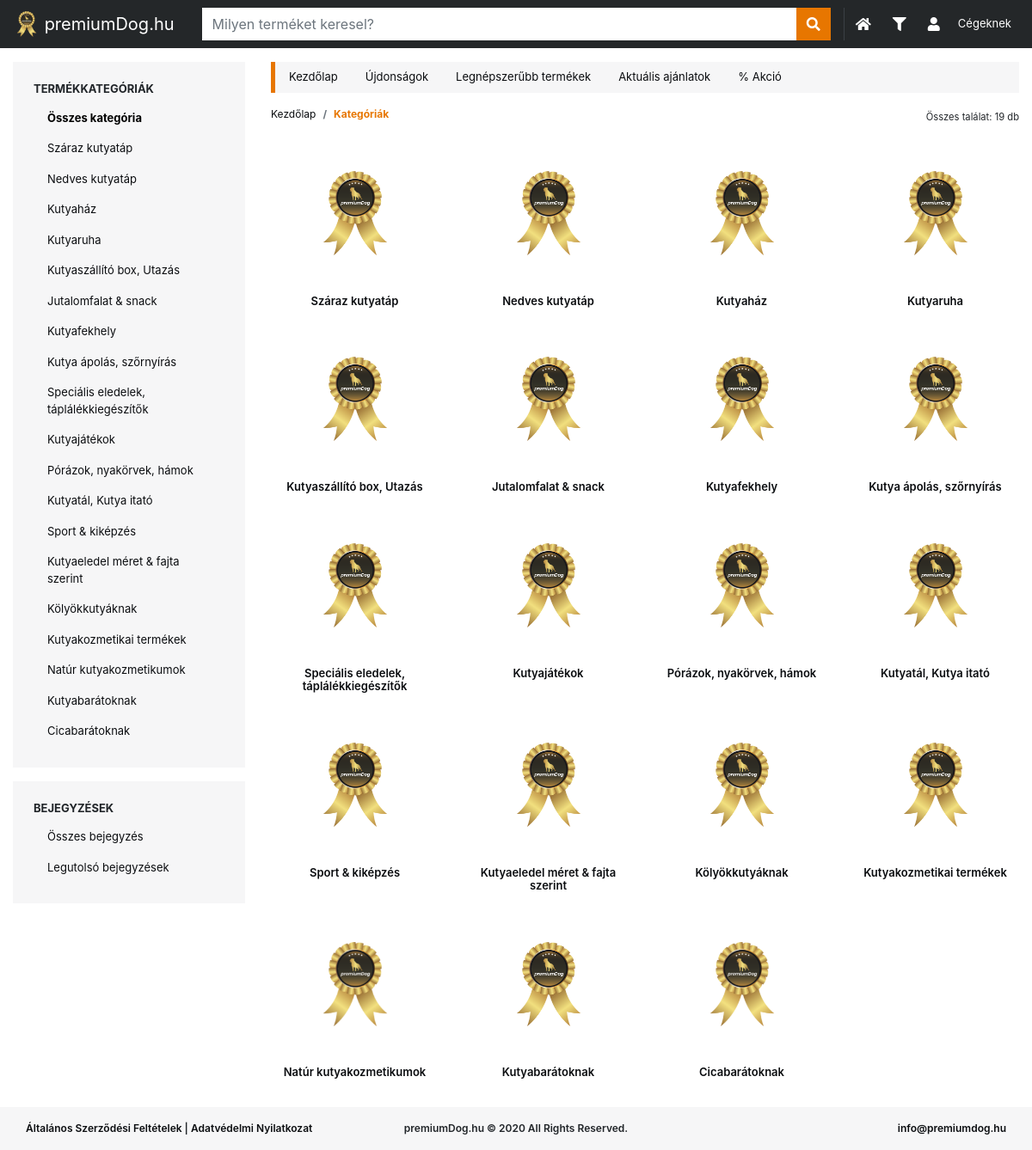
The page /category/ on the database its author committed.
### shop/models.py (models this page shows, shortened)
class Category(models.Model):
    name = models.CharField(max_length=200, db_index=True)
    slug = models.SlugField(max_length=200, db_index=True,unique=True)
    category_order = models.IntegerField(null=True, blank=True, unique=True)
    category_image = models.ImageField(default='', blank=True, null=True)
    category_banner_link = models.CharField(max_length=254, blank=True, default='', null=True)
    category_banner_img = models.ImageField(null=True, blank=True, default='')
    def get_absolute_url(self):
        return reverse('shop:product_list_by_category', args=[self.slug])

### shop/views.py (the view)
# urls.py: path('category/', views.category_list, name='category_list'),
def category_list(request):
    category_list = Category.objects.all().order_by('category_order')
    return render(request, 'product/list_of_category.html', {'category_list':category_list})

### shop/templates/product/list_of_category.html (shortened to what this page needs)
{% extends "../base.html" %}
{% load static %}
{% block content %}
<aside class="col-lg-3 blog-sidebar order-1 order-lg-0">
    <div class="sidebar p-4 bg-light mb-3">
        <h6 class="sidebar-title">Termékkategóriák</h6>
        <nav class="nav flex-column">
            <a class="nav-link active" href="{% url 'shop:category_list' %}">Összes kategória</a>
            {% for category in category_list%}
            <a class="nav-link" href="{{ category.get_absolute_url }}">{{category.name}}</a>
            {% endfor%}
        </nav>
    </div>
      <div class="sidebar p-4 mb-3 bg-light my-3">
    <h6 class="sidebar-title">Bejegyzések</h6>
    <nav class="nav flex-column">
      <a class="nav-link" href="{% url 'shop:category_list' %}">Összes bejegyzés</a>
      <a class="nav-link" href="{% url 'shop:category_list' %}">Legutolsó bejegyzések</a>
    </nav>
  </div>
</aside>
<div class="col-lg-9 blog-main order-0 order-lg-1">
    <div class="sidebar p-0 bg-light mb-3 border-left-orange">
        <nav class="nav main-nav">
          <a class="nav-link" href="/">Kezdőlap</a>
          <a class="nav-link" href="{% url 'shop:product_latest' %}">Újdonságok</a>
          <a class="nav-link" href="{% url 'shop:product_most_viewed' %}">Legnépszerűbb termékek</a>
          <a class="nav-link" href="{% url 'shop:product_offer' %}">Aktuális ajánlatok</a>
          <a class="nav-link" href="{% url 'shop:product_discount' %}">% Akció</a>
        </nav>
      </div>
    <div class="home-header">
        <div class="row">
            <div class="col-6">
                <nav aria-label="breadcrumb">
                    <ol class="breadcrumb">
                        <li class="breadcrumb-item"><a href="/">Kezdőlap</a></li>
                        <li class="breadcrumb-item active" aria-current="page">Kategóriák</li>
                    </ol>
                </nav>
            </div>
            <div class="col-6 text-right mb-1"><small>Összes találat: {{category_list | length}} db</small></div>
        </div>
    </div>
    <div class="row">
        {% for category in category_list%}
        <div class="col-6 col-lg-3 mb-3">
            <a href="{% url 'shop:product_list_by_category' category.slug %}">
            <div class="card">
                <div
                    style="background: url('../media/{{category.category_image}}');height:180px;background-position: center center;background-repeat: no-repeat;background-size: 50%;">
                </div>
                <div class="card-body">
                    <h1 class="card-title mb-0"><a
                            href="{% url 'shop:product_list_by_category' category.slug %}">{{category.name}}</a>
                    </h1>
                </div>
            </div>
            </a>
        </div>
        {% endfor %}
    </div>
</div>
{% endblock %}

### assets/style.css (style rules this page uses)
body { font-size: 14px; padding-top: 56px !important; }
a { color:#0b0d10; }
.bg-light { background: rgba(239, 240, 241, 0.568) !important; }
.sidebar { font-size: 12px; }
.sidebar-title { font-size: 13px; text-transform: uppercase; font-weight: 700; }
.nav-link { font-size:13px; }
.sidebar .nav-link.active { font-weight: 700; color: #000; }
.breadcrumb { display: -ms-flexbox; display: flex; -ms-flex-wrap: wrap; flex-wrap: wrap; padding: 0; font-size: 12px; margin-bottom: 1rem; list-style: none; background-color: transparent; border-radius: 0px; }
.card { text-align: center; border-radius: 0; border: none; }
.card-body { padding: 0px; }
.card-title { font-size:13px; font-weight: 600; color: #000; margin-top:5px; }
.breadcrumb-item.active { color:#e77600; font-weight: 700; }
.border-left-orange { border-left:5px solid #e77600; }

### rows shown on the page
Category: name "Száraz kutyatáp", category_image (picture)
Category: name "Nedves kutyatáp", category_image (picture)
Category: name "Kutyaház", category_image (picture)
Category: name "Kutyaruha", category_image (picture)
Category: name "Kutyaszállító box, Utazás", category_image (picture)
Category: name "Jutalomfalat & snack", category_image (picture)
Category: name "Kutyafekhely", category_image (picture)
Category: name "Kutya ápolás, szőrnyírás", category_image (picture)
Category: name "Speciális eledelek, táplálékkiegészítők", category_image (picture)
Category: name "Kutyajátékok", category_image (picture)
Category: name "Pórázok, nyakörvek, hámok", category_image (picture)
Category: name "Kutyatál, Kutya itató", category_image (picture)
Category: name "Sport & kiképzés", category_image (picture)
Category: name "Kutyaeledel méret & fajta szerint", category_image (picture)
Category: name "Kölyökkutyáknak", category_image (picture)
Category: name "Kutyakozmetikai termékek", category_image (picture)
Category: name "Natúr kutyakozmetikumok", category_image (picture)
Category: name "Kutyabarátoknak", category_image (picture)
Category: name "Cicabarátoknak", category_image (picture)

### other values the page prints
{{ category_list | length }} "19"
